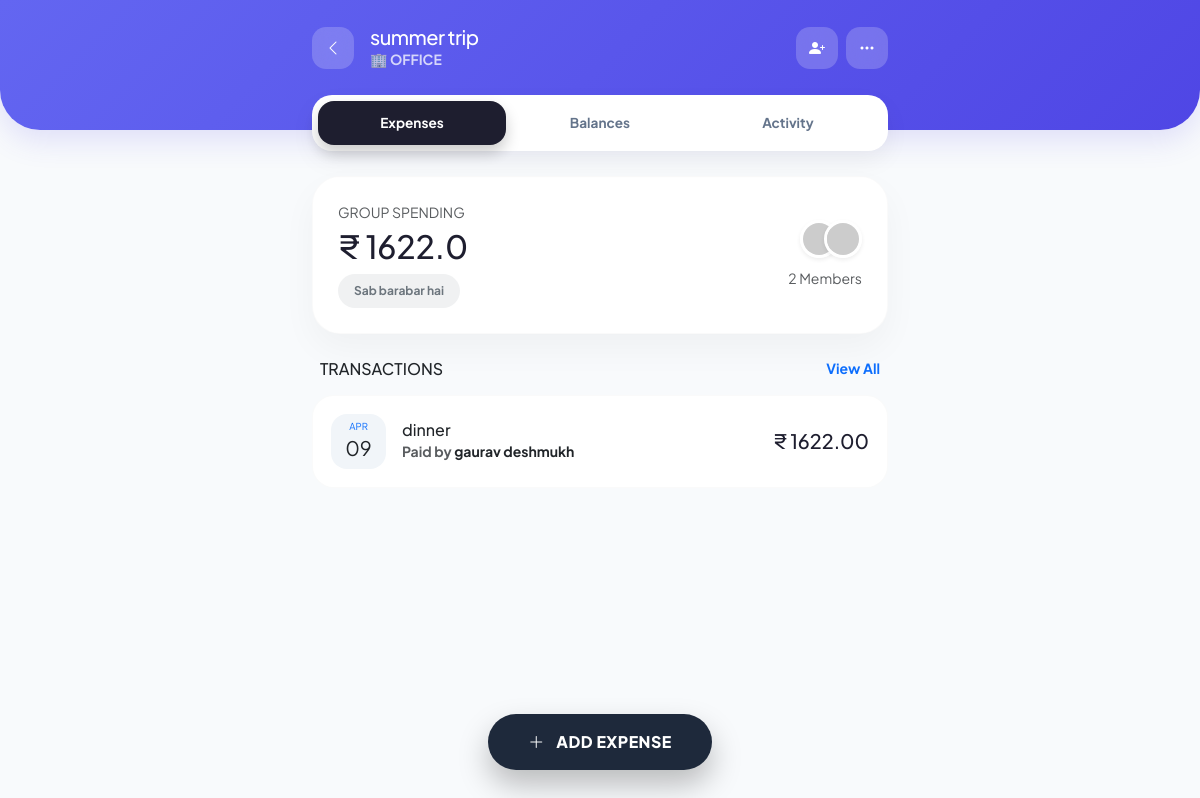
/group/5/ (signed in), run on the app's committed database.
### expenses/models.py (models this page shows, shortened)
class Group(models.Model):
    CATEGORY_CHOICES = [
        ('home', 'Home'),
        ('trip', 'Trip'),
        ('couple', 'Couple'),
        ('personal', 'Personal'),
        ('business', 'Business'),
        ('office', 'Office'),
        ('sports', 'Sports'),
        ('others', 'Others'),
    ]
    name = models.CharField(max_length=100)
    category = models.CharField(max_length=20, choices=CATEGORY_CHOICES, default='personal')
    created_by = models.ForeignKey(User, on_delete=models.CASCADE, related_name='created_groups')
    members = models.ManyToManyField(User, related_name='expense_groups')
    created_at = models.DateTimeField(auto_now_add=True)

class Expense(models.Model):
    SPLIT_CHOICES = [
        ('equal', 'Equally'),
        ('custom', 'Custom Amount'),
    ]
    group = models.ForeignKey(Group, on_delete=models.CASCADE, related_name='expenses')
    paid_by = models.ForeignKey(User, on_delete=models.CASCADE, related_name='paid_expenses')
    description = models.CharField(max_length=255)
    amount = models.DecimalField(max_digits=10, decimal_places=2)
    date = models.DateField(auto_now_add=True)
    split_type = models.CharField(max_length=10, choices=SPLIT_CHOICES, default='equal')
    is_settlement = models.BooleanField(default=False)
    receiver = models.ForeignKey(User, on_delete=models.CASCADE, related_name='received_payments', null=True, blank=True)

### expenses/views.py (the view)
# urls.py: path('group/<int:group_id>/', group_detail, name='group_detail'),
def group_detail(request, group_id):
    if not request.user.is_authenticated:
        return redirect('login')
    group = get_object_or_404(Group, id=group_id)
    if request.user not in group.members.all():
        return redirect('dashboard')
    expenses = Expense.objects.filter(group=group, is_settlement=False).order_by('-date')
    total_group_expense = float(expenses.aggregate(Sum('amount'))['amount__sum'] or 0)
    my_paid = float(expenses.filter(paid_by=request.user).aggregate(Sum('amount'))['amount__sum'] or 0)
    my_share = float(ExpenseShare.objects.filter(expense__in=expenses, user=request.user).aggregate(Sum('amount_owed'))['amount_owed__sum'] or 0)
    settlements = Expense.objects.filter(group=group, is_settlement=True)
    settlements_paid = float(settlements.filter(paid_by=request.user).aggregate(Sum('amount'))['amount__sum'] or 0)
    settlements_received = float(settlements.filter(receiver=request.user).aggregate(Sum('amount'))['amount__sum'] or 0)
    my_balance = (my_paid + settlements_paid) - (my_share + settlements_received)
    context = {
        'group': group,
        'expenses': expenses,
        'total_group_expense': total_group_expense,
        'my_balance': my_balance,
    }
    return render(request, 'group_detail.html', context)

### templates/group_detail.html (shortened to what this page needs)
{% load static %}
<!DOCTYPE html>
<html lang="en">
<head>
    <link href="https://cdn.jsdelivr.net/npm/bootstrap@5.3.0/dist/css/bootstrap.min.css" rel="stylesheet">
    <link href="https://cdn.jsdelivr.net/npm/bootstrap-icons@1.10.5/font/bootstrap-icons.css" rel="stylesheet">
</head>
<body>
    <div class="app-header">
        <div class="container d-flex justify-content-between align-items-center" style="max-width: 600px;">
            <div class="d-flex align-items-center gap-3">
                <a href="{% url 'dashboard' %}" class="back-btn"><i class="bi bi-chevron-left"></i></a>
                <div>
                    <h5 class="mb-0 fw-800" style="letter-spacing: -0.5px;">{{ group.name }}</h5>
                    <div class="d-flex align-items-center gap-2">
                        <span class="opacity-75 small fw-bold text-uppercase">
                            {% if group.category == 'home' %}🏠 Home
                            {% elif group.category == 'trip' %}✈️ Trip
                            {% elif group.category == 'couple' %}👩‍❤️‍👨 Couple
                            {% elif group.category == 'personal' %}👤 Personal
                            {% elif group.category == 'business' %}💼 Business
                            {% elif group.category == 'office' %}🏢 Office
                            {% elif group.category == 'sports' %}⚽ Sports
                            {% else %}🎟️ Other{% endif %}
                        </span>
                    </div>
                </div>
            </div>
            <div class="d-flex gap-2">
                <div class="back-btn" data-bs-toggle="modal" data-bs-target="#addFriendModal" style="cursor: pointer;"><i class="bi bi-person-plus-fill"></i></div>
                <div class="back-btn"><i class="bi bi-three-dots"></i></div>
            </div>
        </div>
    </div>
    <div class="container" style="max-width: 600px;">
        <div class="premium-tabs d-flex">
            <a href="{% url 'group_detail' group.id %}" class="p-tab active">Expenses</a>
            <a href="{% url 'group_balances' group.id %}" class="p-tab">Balances</a>
            <a href="#" class="p-tab">Activity</a>
        </div>
        <div class="summary-card-pro">
            <div class="row align-items-center">
                <div class="col-7">
                    <p class="small fw-800 text-muted mb-1 text-uppercase">Group Spending</p>
                    <h2 class="fw-800 mb-2">₹ {{ total_group_expense|default:"0.00" }}</h2>
                    {% if my_balance > 0 %}
                        <div class="balance-badge bg-success bg-opacity-10 text-success">
                            <i class="bi bi-arrow-down-left-circle-fill me-1"></i> Lene hain: ₹{{ my_balance|floatformat:2 }}
                        </div>
                    {% elif my_balance < 0 %}
                        <div class="balance-badge bg-danger bg-opacity-10 text-danger">
                            <i class="bi bi-arrow-up-right-circle-fill me-1"></i> Dene hain: ₹{{ my_balance|stringformat:"f"|slice:"1:"|floatformat:2 }}
                        </div>
                    {% else %}
                        <div class="balance-badge bg-secondary bg-opacity-10 text-secondary">Sab barabar hai</div>
                    {% endif %}
                </div>
                <div class="col-5 text-end">
                    <div class="d-flex justify-content-end mb-2">
                        {% for member in group.members.all|slice:":3" %}
                            <img src="https://ui-avatars.com/api/?name={{ member.first_name|default:member.username }}&background=random&color=fff&bold=true" class="rounded-circle border border-3 border-white shadow-sm" width="38" style="margin-left: -14px;">
                        {% endfor %}
                    </div>
                    <small class="fw-800 text-muted">{{ group.members.count }} Members</small>
                </div>
            </div>
        </div>
        <div class="mt-4 pb-5 mb-5">
            <div class="d-flex justify-content-between align-items-center mb-3 px-2">
                <h6 class="fw-800 text-dark mb-0">TRANSACTIONS</h6>
                <small class="fw-bold text-primary">View All</small>
            </div>
            {% for expense in expenses %}
                <div class="expense-row-pro">
                    <div class="d-flex align-items-center gap-3">
                        <div class="date-icon">
                            <small class="fw-800 text-primary text-uppercase" style="font-size: 0.6rem;">{{ expense.date|date:"M" }}</small>
                            <span class="fw-800 text-dark fs-5">{{ expense.date|date:"d" }}</span>
                        </div>
                        <div>
                            <h6 class="fw-800 mb-0 text-dark">{{ expense.description }}</h6>
                            <small class="text-muted fw-bold">Paid by <span class="text-dark">{% if expense.paid_by == request.user %}You{% else %}{{ expense.paid_by.first_name|default:expense.paid_by.username }}{% endif %}</span></small>
                        </div>
                    </div>
                    <div class="text-end">
                        <h5 class="fw-800 mb-0">₹ {{ expense.amount }}</h5>
                    </div>
                </div>
            {% empty %}
                <div class="text-center py-5 bg-white rounded-5 shadow-sm">
                    <span class="display-1 opacity-25">🧾</span>
                    <h5 class="fw-800 text-dark mt-3">Clean Slate!</h5>
                    <p class="text-muted small">No expenses found in this group yet.</p>
                </div>
            {% endfor %}
        </div>
    </div>
    <div class="fab-container">
        <button class="btn-fab" data-bs-toggle="modal" data-bs-target="#addExpenseModal">
            <i class="bi bi-plus-lg me-2"></i> ADD EXPENSE
        </button>
    </div>
</body>
</html>

### templates/group_detail.html (style rules this page uses)
body { background-color: #f8fafc; font-family: 'Plus Jakarta Sans', sans-serif; color: #1e1e2f; }
.app-header { background: linear-gradient(135deg, #6366f1, #4f46e5); color: white; padding: 25px 20px 60px 20px; box-shadow: 0 10px 30px rgba(79, 70, 229, 0.15); border-bottom-left-radius: 40px; border-bottom-right-radius: 40px; }
.back-btn { background: rgba(255, 255, 255, 0.2); color: white; width: 42px; height: 42px; display: flex; align-items: center; justify-content: center; border-radius: 14px; text-decoration: none; transition: 0.3s; backdrop-filter: blur(10px); }
.premium-tabs { background: white; padding: 6px; border-radius: 20px; box-shadow: 0 10px 25px rgba(0,0,0,0.05); margin-top: -35px; z-index: 10; position: relative; }
.p-tab { border-radius: 16px; font-weight: 700; font-size: 0.85rem; padding: 12px; border: none; background: transparent; transition: 0.3s; width: 33.33%; color: #64748b; text-decoration: none; text-align: center; }
.p-tab.active { background: #1e1e2f; color: white; box-shadow: 0 8px 15px rgba(0, 0, 0, 0.2); }
.summary-card-pro { background: white; border-radius: 28px; padding: 25px; box-shadow: 0 15px 35px rgba(0,0,0,0.04); margin-top: 25px; border: 1px solid rgba(0,0,0,0.02); }
.balance-badge { font-size: 0.75rem; padding: 8px 16px; border-radius: 100px; font-weight: 700; display: inline-block; }
.expense-row-pro { background: white; border-radius: 22px; padding: 18px; margin-bottom: 15px; transition: all 0.3s ease; border: 1px solid rgba(0,0,0,0.02); display: flex; justify-content: space-between; align-items: center; }
.date-icon { background: #f1f5f9; border-radius: 16px; padding: 8px; text-align: center; min-width: 55px; height: 55px; display: flex; flex-direction: column; justify-content: center; }
.fab-container { position: fixed; bottom: 30px; left: 0; right: 0; text-align: center; z-index: 100; }
.btn-fab { background: #1e293b; color: white; font-weight: 800; border-radius: 100px; padding: 16px 40px; border: none; box-shadow: 0 15px 30px rgba(0,0,0,0.25); transition: 0.3s; letter-spacing: 0.5px; }

### data on the page
Group: name "summer trip", members.count "2"
Expense: date "APR", date "09", description "dinner", paid_by.first_name "gaurav deshmukh", amount "1622.00"

### other printed values
{{ total_group_expense|default:"0.00" }} "1622.0"
